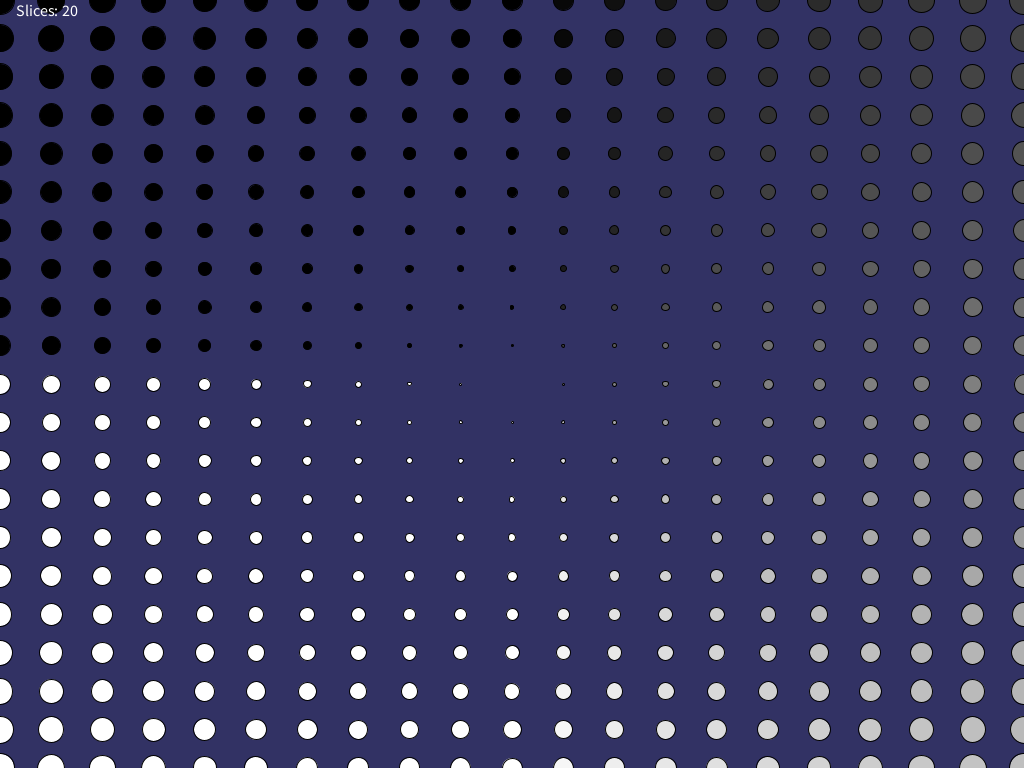
Frame 1 (no input)
Frame 60 (the mouse pressed at the canvas centre just before this capture): identical to frame 1, image omitted
Frame 120 (the mouse held since frame 60 and released just before this capture): identical to frame 1, image omitted

The Processing sketch that drew this single still picture (run headless with seeded random() and noise(); from frame 60 on, the mouse is pressed at the canvas centre):

// Processing sketch: grid_magnitude_angle_2d
// ── grid_magnitude_angle_2d.pde
int slices = 20;

void setup() {
  size(1024, 768);
  textSize(16);
  render();
}

void draw() {
}

void render() {
  background(50, 50, 100);
  drawGrid(slices);
  fill(255, 255, 255);
  text("Slices: " + slices, 16, 16);
}

void drawGrid(int n) {
  for (int i = -1; i <= n; i++) {
    float y = -1.0 + 2.0*i/n;
    for (int j = -1; j <= n; j++) {
      float x = -1.0 + 2.0*j/n;
      float d = n*sqrt(x*x + y*y);
      float a = atan2(y, x);
      float px = map(x, -1, 1, 0, width);
      float py = map(y, -1, 1, 0, height);
      a = map(a, -PI/2, PI/2, 0, 255);
      fill(a, a, a);
      circle(px, py, d);
    }
  }
}

void keyPressed() {
  if (key == CODED) {
    if (keyCode == RIGHT) {
      slices++;
      render();
    }
    if (keyCode == LEFT) {
      slices = (slices < 1) ? 1 : slices-1;
      render();
    }
  }
}
